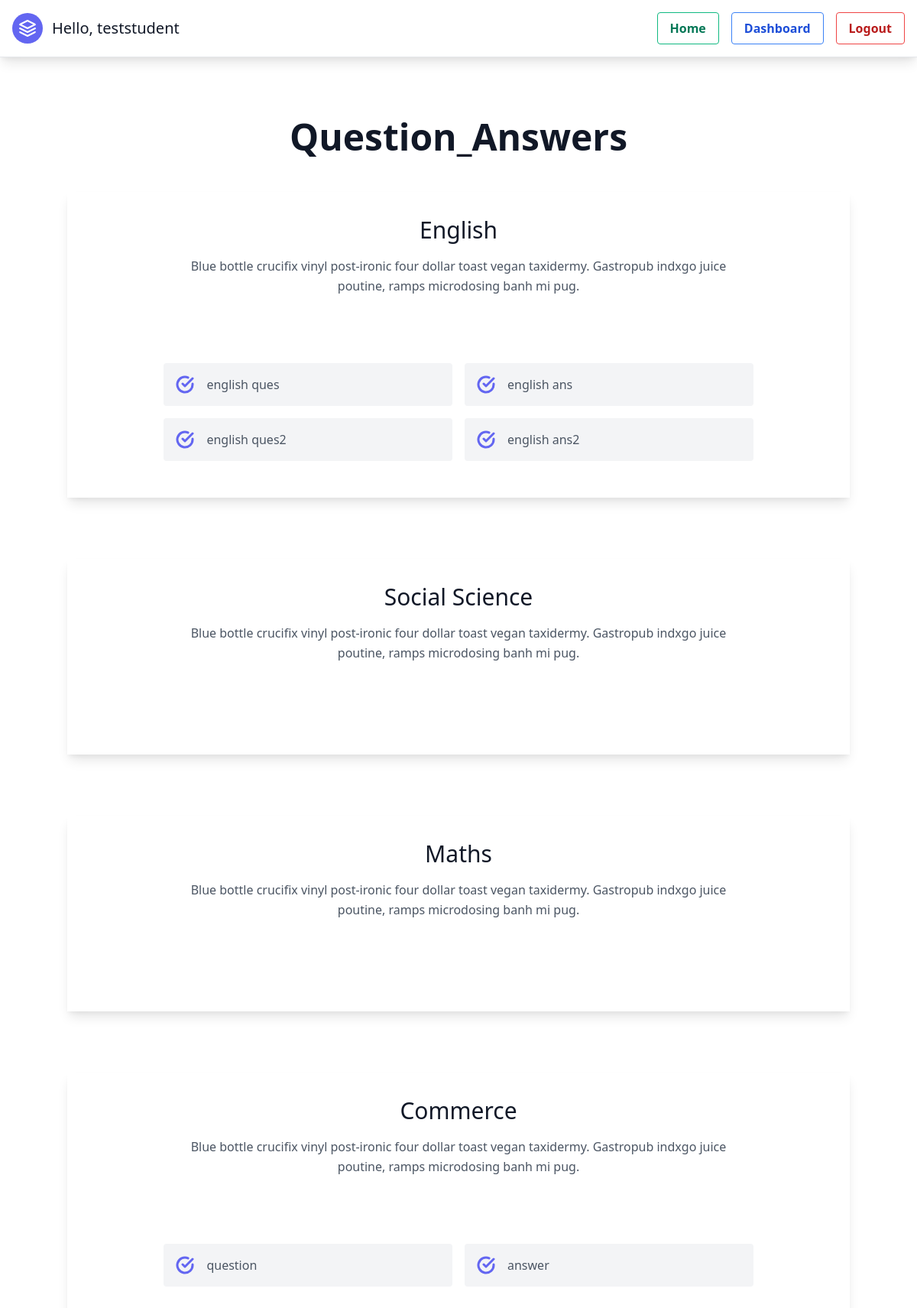
Page /idonno/Question_Answers/ (signed in) on the earlier database version.
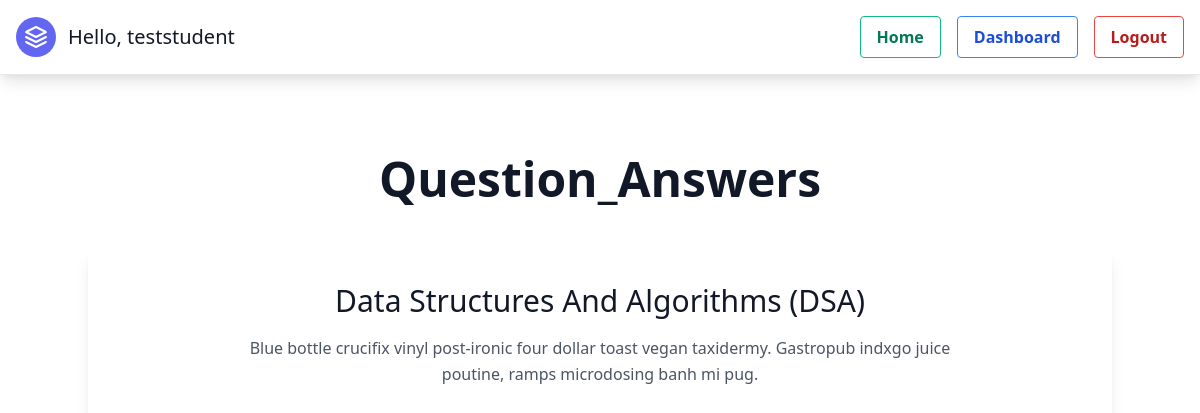
Same page on the later database version.
### attendence/models.py (models this page shows, shortened)
class Type(models.Model):
    image_url = models.CharField(max_length=800, null=True, blank=True)
    name = models.CharField(max_length=200, null=True, blank=True)

class Subject(models.Model):
    branc = (
        ('CSE','CSE'),
        ('ISE', 'ISE'),
        ('Civil', 'Civil'),
        ('ME', 'ME'),
        ('Aeronautical', 'Aeronautical'),
        ('ECE', 'ECE'),
        ('Aerospace', 'Aerospace'),
    )
    sem = (
        (1,1),(2,2),(3,3),(4,4),(5,5),(6,6),(7,7),(8,8),
    )
    sub = models.CharField(max_length=200, null=True, blank=True)
    sem = models.IntegerField(choices=sem, blank=True, null=True)
    branch = models.CharField(choices=branc, blank=True, null=True, max_length=200)

class Item(models.Model):
    sub = models.ForeignKey(Subject, on_delete=models.CASCADE, null=True)
    tyPe = models.ForeignKey(Type, on_delete=models.CASCADE)
    title = models.CharField(max_length=200, null=True, blank=True)
    ques_description = models.CharField(max_length=200, null=True, blank=True)
    document_ques = models.FileField(upload_to='tutorials/', null=True, blank=True)
    ans_description = models.CharField(max_length=200, null=True, blank=True)
    document_ans = models.FileField(upload_to='tutorials/', null=True, blank=True)

### attendence/views.py (the view)
# urls.py: path('idonno/<str:type_>/', views.idonno, name='idonno-page'),
def idonno(request, type_):
    student = Student.objects.get(user=request.user)
    subjects = Subject.objects.filter(sem=student.sem, branch=student.branch)
    items = Item.objects.filter(tyPe__name=type_)
    context = {
        'items':items,
        'subjects':subjects,
        'type':type_,
    }
    return render(request, 'attendence/idonno.html', context)

### attendence/templates/attendence/idonno.html
{% extends 'attendence/partials/base.html' %}
{% block content %}
<div class="flex flex-col text-center w-full mb-8 mt-20 ">
    <h1 class="sm:text-5xl text-5xl font-large title-font mb-4 text-gray-900"> <ul> <b>{{type}}</b> </ul> </h1>
  </div>
<section class="text-gray-600 body-font">
    {% for subject in subjects %}
    <div class="container px-5 py-8 mx-auto mb-20 shadow-lg">
        <div class="text-center mb-20">
        <h1 class="sm:text-3xl text-2xl font-medium text-center title-font text-gray-900 mb-4 capitalize">{{subject.sub}}</h1>
            <p class="text-base leading-relaxed xl:w-2/4 lg:w-3/4 mx-auto">Blue bottle crucifix vinyl post-ironic four dollar toast vegan taxidermy. Gastropub indxgo juice poutine, ramps microdosing banh mi pug.</p>
        </div>
        <div class="flex flex-wrap lg:w-4/5 sm:mx-auto sm:mb-2 -mx-2">
            {% for i in items %}
                {% if i.sub == subject %}
                <div class="p-2 sm:w-1/2 w-full">
                    <div class="bg-gray-100 rounded flex p-4 h-full items-center">
                        <svg fill="none" stroke="currentColor" stroke-linecap="round" stroke-linejoin="round" stroke-width="3" class="text-indigo-500 w-6 h-6 flex-shrink-0 mr-4" viewBox="0 0 24 24">
                            <path d="M22 11.08V12a10 10 0 11-5.93-9.14"></path>
                            <path d="M22 4L12 14.01l-3-3"></path>
                        </svg>
                        {% if i.ques_description == None %}
                            <span class="title-font font-medium">No Questions yet</span>
                        {% else %}
                            <a href="{{ i.document_ques.url }} " target=”_blank”><span class="title-font font-medium">{{i.ques_description}} </span></a>
                        {% endif %}
                    </div>
                </div>
                <div class="p-2 sm:w-1/2 w-full">
                    <div class="bg-gray-100 rounded flex p-4 h-full items-center">
                        <svg fill="none" stroke="currentColor" stroke-linecap="round" stroke-linejoin="round" stroke-width="3" class="text-indigo-500 w-6 h-6 flex-shrink-0 mr-4" viewBox="0 0 24 24">
                            <path d="M22 11.08V12a10 10 0 11-5.93-9.14"></path>
                            <path d="M22 4L12 14.01l-3-3"></path>
                        </svg>
                        {% if i.ans_description == None %}
                            <span class="title-font font-medium">Not available now ....</span>
                        {% else %}
                            <a href="{{ i.document_ans.url }} " target=”_blank”><span class="title-font font-medium">{{i.ans_description}} </span></a>
                        {% endif %}
                    </div>
                </div>
                {% endif %}
            {% endfor %}
        </div>
    </div>
    {% endfor %}
  </section>
{% endblock content %}

### attendence/templates/attendence/partials/base.html (shortened to what this page needs)
<!DOCTYPE html>
<html lang="en">
<head>
    <link href="https://unpkg.com/tailwindcss@^2/dist/tailwind.min.css" rel="stylesheet">
    <link rel="stylesheet" href="https://rsms.me/inter/inter.css">
</head>
<body>
    {% include 'attendence/partials/navbar.html' %}
    {% block content %}
    {% endblock content %}
</body>
</html>

### attendence/templates/attendence/partials/navbar.html (shortened to what this page needs)
<!DOCTYPE html>
<html lang="en">
<head>
  <link rel="stylesheet" href="https://rsms.me/inter/inter.css">
</head>
  <header class="border-b md:flex md:items-center md:justify-between p-4 pb-0 shadow-lg md:pb-4">
    <a class="flex title-font font-medium items-center text-gray-900 mb-4 md:mb-0">
      <svg xmlns="http://www.w3.org/2000/svg" fill="none" stroke="currentColor" stroke-linecap="round" stroke-linejoin="round" stroke-width="2" class="w-10 h-10 text-white p-2 bg-indigo-500 rounded-full" viewBox="0 0 24 24">
        <path d="M12 2L2 7l10 5 10-5-10-5zM2 17l10 5 10-5M2 12l10 5 10-5"></path>
      </svg>
      <span class="ml-3 text-xl">Hello, {{request.user}}</span>
    </a>
    {% if user.is_authenticated %}
    <ul class="list-reset md:flex md:items-center">
        <li class="md:ml-4">
          {% if request.path in '/' %}
          <a href="{% url 'home-page' %}"><button class="bg-transparent hover:bg-green-500 text-green-700 font-semibold hover:text-white py-2 px-4 border border-green-500 hover:border-transparent rounded">
            Home
          </button></a>
          {% else %}
          <a href="{% url 'home-page' %}"><button class="bg-transparent hover:bg-green-500 text-green-700 font-semibold hover:text-white py-2 px-4 border border-green-500 hover:border-transparent rounded">
            Home
          </button></a>
          {% endif %}
        </li>
        <li class="md:ml-4">
          {% if '/dashboard' in request.path %}
          <a href="{% url 'dashboard-page' %}"><button class="bg-transparent hover:bg-blue-500 text-blue-700 font-semibold hover:text-white py-2 px-4 border border-blue-500 hover:border-transparent rounded">
            Dashboard
          </button></a>
          {% else %}
          <a href="{% url 'dashboard-page' %}"><button class="bg-transparent hover:bg-blue-500 text-blue-700 font-semibold hover:text-white py-2 px-4 border border-blue-500 hover:border-transparent rounded">
            Dashboard
          </button></a>
          {% endif %}
        </li>
        <li class="md:ml-4">
          <a href="{% url 'logout-page' %}"><button class="bg-transparent hover:bg-red-500 text-red-700 font-semibold hover:text-white py-2 px-4 border border-red-500 hover:border-transparent rounded">
            Logout
          </button></a>
        </li>
      </ul>
    {% endif %}
  </header>
</html>

Differences in the rows shown:
removed Subject: sub "English"
removed Item: ques_description "english ques", ans_description "english ans", shown under "English"
removed Item: ques_description "english ques2", ans_description "english ans2", shown under "English"
removed Subject: sub "Social Science"
removed Subject: sub "Maths"
removed Subject: sub "Commerce"
removed Item: ques_description "question", ans_description "answer", shown under "Commerce"
added Subject: sub "Data Structures And Algorithms (DSA)"
